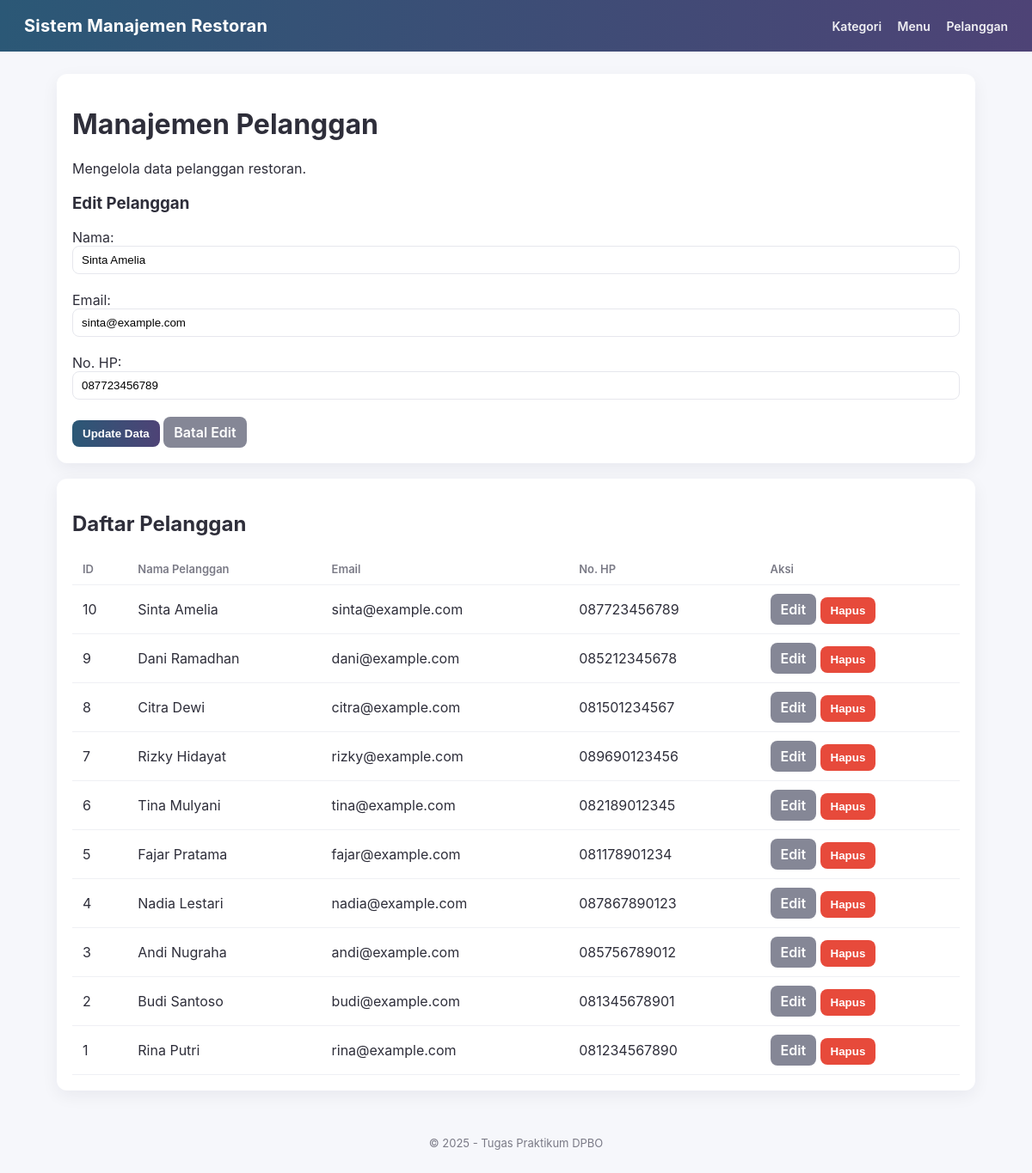
The page /index.php?page=pelanggan&action=edit&id=10 on the database its author committed.
### tables this page shows
CREATE TABLE `pelanggan` (
  `id_pelanggan` int(11) NOT NULL,
  `nama_pelanggan` varchar(150) NOT NULL,
  `email` varchar(100) NOT NULL,
  `no_hp` varchar(20) DEFAULT NULL
);

### class/Pelanggan.php (called while the page is built, shortened)
<?php
class Pelanggan {
    private $conn;
    private $table_name = "pelanggan";
    public function __construct($db) {
        $this->conn = $db;
    }
    public function readAll() {
        $sql = "SELECT * FROM " . $this->table_name . " ORDER BY id_pelanggan DESC";
        $stmt = $this->conn->prepare($sql);
        $stmt->execute();
        return $stmt;
    }
    public function read($id) {
        $sql = "SELECT * FROM " . $this->table_name . " WHERE id_pelanggan = ? LIMIT 1";
        $stmt = $this->conn->prepare($sql);
        $stmt->execute([$id]);
        return $stmt->fetch(PDO::FETCH_ASSOC);
    }
}
?>

### view/pelanggan.php (the view, shortened to what this page needs)
<?php
include 'class/Pelanggan.php';
$database = new Database();
$db = $database->getConnection();
$pelanggan = new Pelanggan($db);
$action = isset($_GET['action']) ? $_GET['action'] : '';
$data_edit = null;
try {
    if ($action == 'edit' && isset($_GET['id'])) {
        $data_edit = $pelanggan->read($_GET['id']);
    }
    $stmt = $pelanggan->readAll();
} catch (PDOException $e) {
    echo "Error: " . $e->getMessage();
}
?>
<div class="card">
	<h1>Manajemen Pelanggan</h1>
	<p>Mengelola data pelanggan restoran.</p>
<form action="index.php?page=pelanggan" method="POST">
	<h3><?php echo $data_edit ? 'Edit Pelanggan' : 'Tambah Pelanggan Baru'; ?></h3>
	<label>Nama:</label><br>
	<input type="text" name="nama" value="<?php echo $data_edit ? htmlspecialchars($data_edit['nama_pelanggan'], ENT_QUOTES, 'UTF-8') : ''; ?>" required>
	<br><br>
	<label>Email:</label><br>
	<input type="text" name="email" value="<?php echo $data_edit ? htmlspecialchars($data_edit['email'], ENT_QUOTES, 'UTF-8') : ''; ?>" required>
	<br><br>
	<label>No. HP:</label><br>
	<input type="text" name="no_hp" value="<?php echo $data_edit ? htmlspecialchars($data_edit['no_hp'], ENT_QUOTES, 'UTF-8') : ''; ?>">
	<br><br>
	<button type="submit" class="btn btn-primary"><?php echo $data_edit ? 'Update Data' : 'Simpan Data Baru'; ?></button>
	<?php if ($data_edit): ?>
		<a class="btn btn-secondary" href="index.php?page=pelanggan">Batal Edit</a>
	<?php endif; ?>
</form>
</div>
<div class="card">
	<h2>Daftar Pelanggan</h2>
	<table>
	<thead>
		<tr>
			<th>ID</th>
			<th>Nama Pelanggan</th>
			<th>Email</th>
			<th>No. HP</th>
			<th>Aksi</th>
		</tr>
	</thead>
	<tbody>
		<?php while ($row = $stmt->fetch(PDO::FETCH_ASSOC)): ?>
			<tr>
				<td><?php echo htmlspecialchars($row['id_pelanggan'], ENT_QUOTES, 'UTF-8'); ?></td>
				<td><?php echo htmlspecialchars($row['nama_pelanggan'], ENT_QUOTES, 'UTF-8'); ?></td>
				<td><?php echo htmlspecialchars($row['email'], ENT_QUOTES, 'UTF-8'); ?></td>
				<td><?php echo htmlspecialchars($row['no_hp'], ENT_QUOTES, 'UTF-8'); ?></td>
				<td class="table-actions actions">
					<a class="btn btn-secondary" href="index.php?page=pelanggan&action=edit&id=<?php echo htmlspecialchars($row['id_pelanggan'], ENT_QUOTES, 'UTF-8'); ?>">Edit</a>
					<form action="index.php?page=pelanggan" method="POST" style="display:inline;" onsubmit="return confirm('Anda yakin ingin menghapus data ini?');">
						<button type="submit" class="btn btn-danger">Hapus</button>
					</form>
				</td>
			</tr>
		<?php endwhile; ?>
	</tbody>
</table>
</div>

### style.css (style rules this page uses)
:root { --bg:#f6f7fb; --card:#ffffff; --primary1:#2b5876; --primary2:#4e4376; --text:#2e2e3a; --muted:#7a7a86; }
* { box-sizing:border-box }
body { font-family: Inter, system-ui, -apple-system, "Segoe UI", Roboto, "Helvetica Neue", Arial; margin:0; background:var(--bg); color:var(--text); -webkit-font-smoothing:antialiased; }
.card { background:var(--card); border-radius:12px; padding:18px; box-shadow:0 6px 20px rgba(20,20,50,0.06); margin-bottom:18px; }
table { width:100%;border-collapse:collapse;background:transparent }
th,td { padding:10px 12px;text-align:left;border-bottom:1px solid #eff0f4 }
th { font-size:13px;color:var(--muted);font-weight:600 }
.btn { display:inline-block; padding:8px 12px; border-radius:8px; border:none; cursor:pointer; font-weight:600; text-decoration:none; color:inherit; }
.btn-primary { background:linear-gradient(90deg,var(--primary1),var(--primary2));color:#fff }
.btn-secondary { background:#858796;color:#fff }
.btn-danger { background:#e74a3b;color:#fff }
input[type=text], input[type=number], select { padding:8px 10px;border-radius:8px;border:1px solid #e6e7ed;width:100%; }

### rows shown on the page
pelanggan: nama "Sinta Amelia", email "sinta@example.com", no_hp "087723456789", id_pelanggan "10", nama_pelanggan "Sinta Amelia"
pelanggan: id_pelanggan "9", nama_pelanggan "Dani Ramadhan", email "dani@example.com", no_hp "085212345678"
pelanggan: id_pelanggan "8", nama_pelanggan "Citra Dewi", email "citra@example.com", no_hp "081501234567"
pelanggan: id_pelanggan "7", nama_pelanggan "Rizky Hidayat", email "rizky@example.com", no_hp "089690123456"
pelanggan: id_pelanggan "6", nama_pelanggan "Tina Mulyani", email "tina@example.com", no_hp "082189012345"
pelanggan: id_pelanggan "5", nama_pelanggan "Fajar Pratama", email "fajar@example.com", no_hp "081178901234"
pelanggan: id_pelanggan "4", nama_pelanggan "Nadia Lestari", email "nadia@example.com", no_hp "087867890123"
pelanggan: id_pelanggan "3", nama_pelanggan "Andi Nugraha", email "andi@example.com", no_hp "085756789012"
pelanggan: id_pelanggan "2", nama_pelanggan "Budi Santoso", email "budi@example.com", no_hp "081345678901"
pelanggan: id_pelanggan "1", nama_pelanggan "Rina Putri", email "rina@example.com", no_hp "081234567890"
